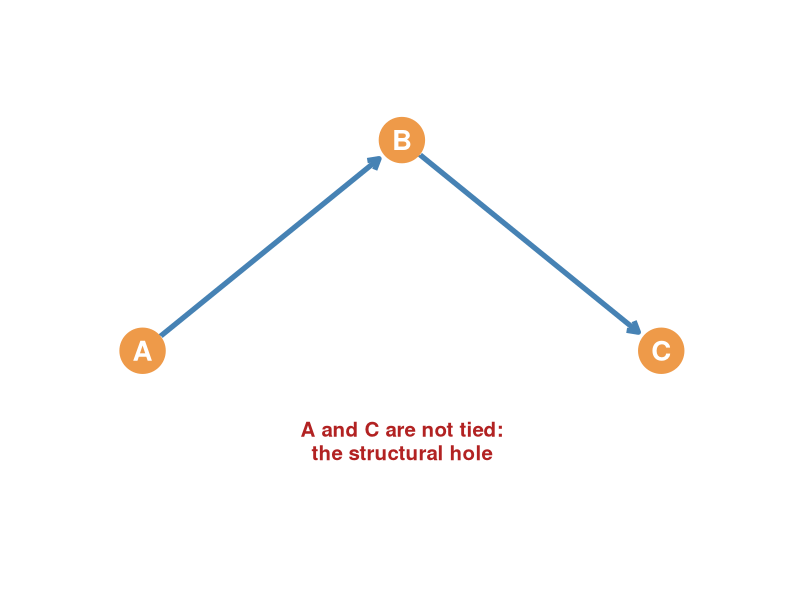
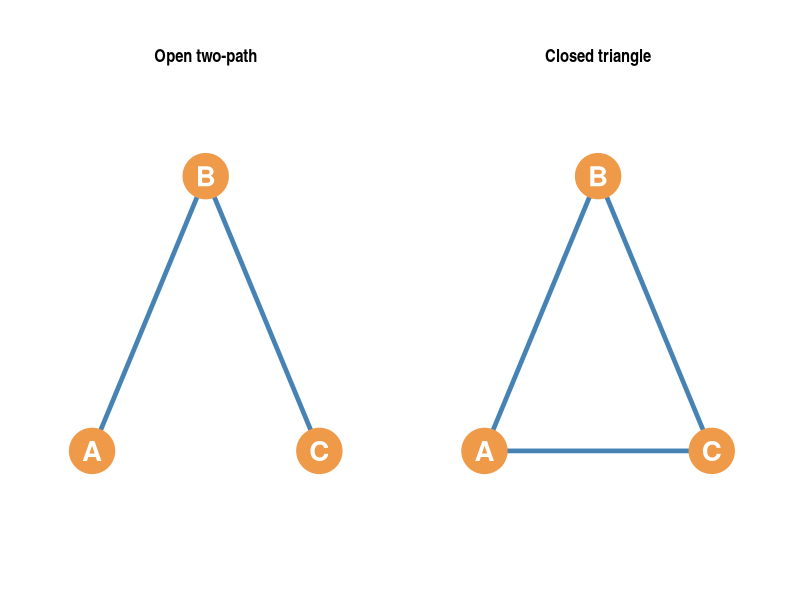
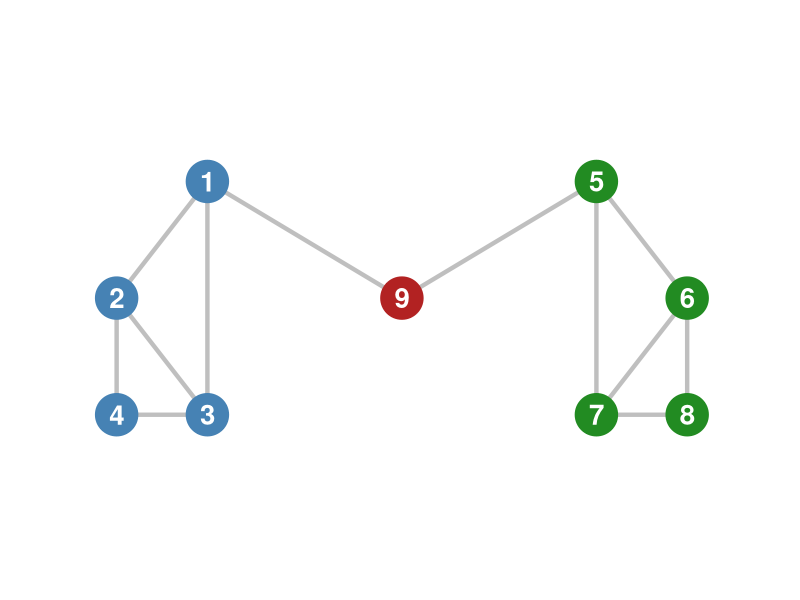
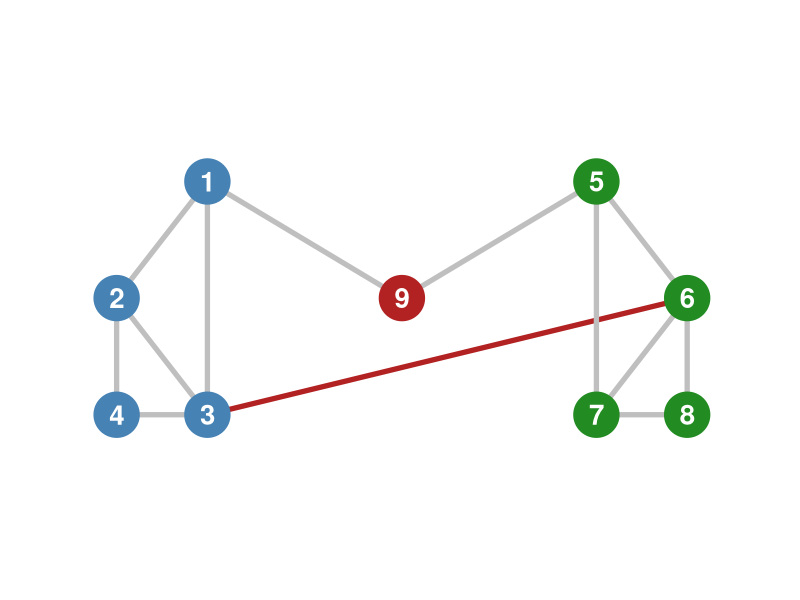
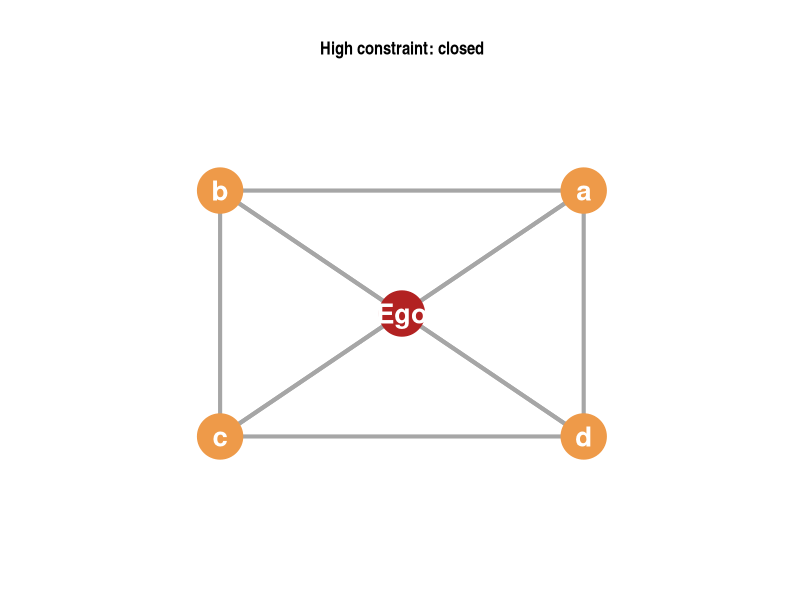
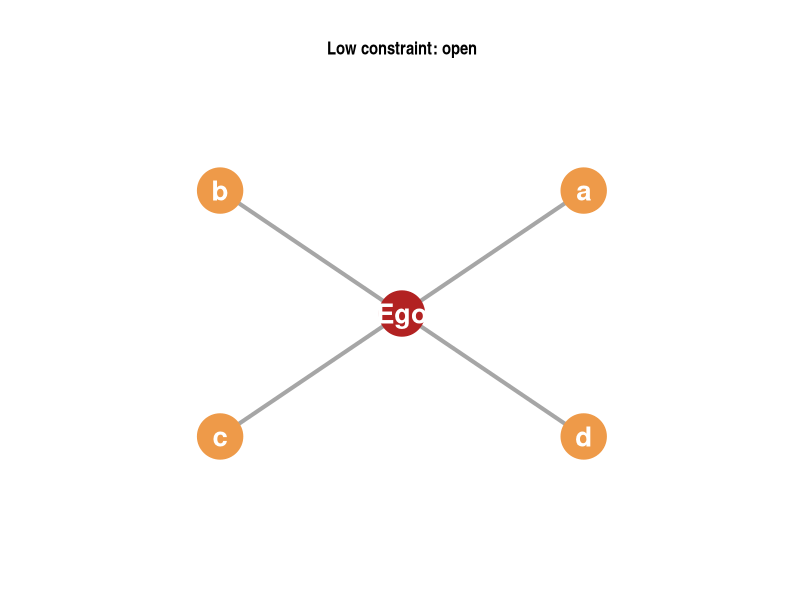
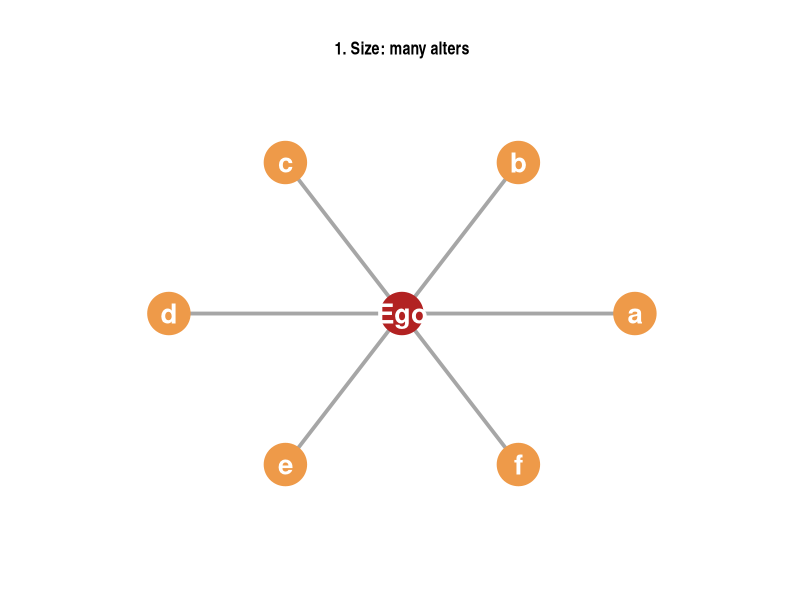
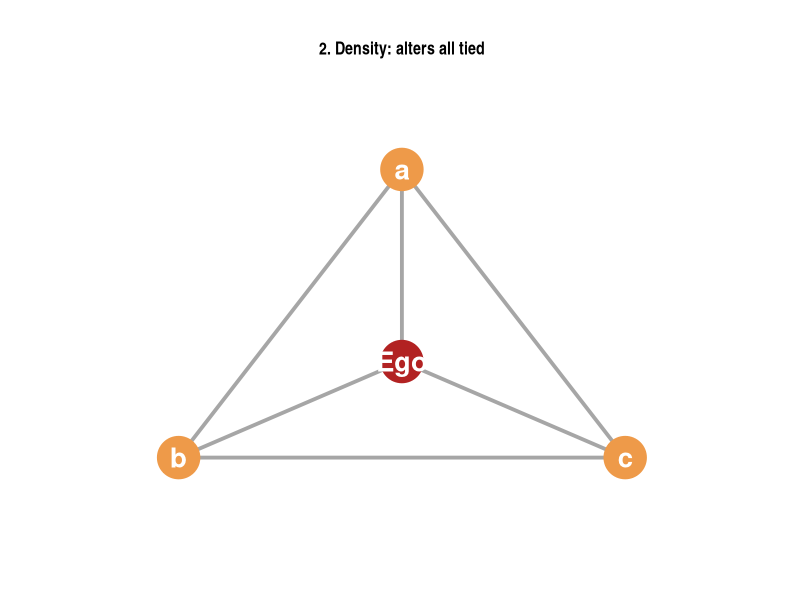

The R script that drew these images, in order:
## ---- chunk 1
library(ggplot2)
library(ggraph)
library(tidygraph)
library(igraph)
library(dplyr)
library(patchwork)

# Set seed for reproducible layout of 6-node and triadic graphs
set.seed(555)

# 1. Structural Hole Live Plot
edges_sh <- data.frame(
  from = c("1","1","2","2","3", "5","5","6","6","7", "9", "9"),
  to   = c("2","3","3","4","4", "6","7","7","8","8", "1", "5")
)
nodes_sh <- data.frame(
  name = as.character(1:9),
  group = c(rep("Group A", 4), rep("Group B", 4), "Broker")
)
gr_sh <- tbl_graph(nodes = nodes_sh, edges = edges_sh, directed = FALSE)

l_coords_sh <- matrix(c(
  -1.5, 0.5,   # 1
  -2.2, 0.0,   # 2
  -1.5, -0.5,  # 3
  -2.2, -0.5,  # 4
  1.5, 0.5,    # 5
  2.2, 0.0,    # 6
  1.5, -0.5,   # 7
  2.2, -0.5,   # 8
  0.0, 0.0     # 9 (Broker)
), ncol = 2, byrow = TRUE)

p_sh <- ggraph(gr_sh, layout = "manual", x = l_coords_sh[,1], y = l_coords_sh[,2]) +
  geom_edge_link(color = "grey75", width = 1.5) +
  geom_node_point(aes(color = group), size = 14) +
  geom_node_text(aes(label = name), size = 7, fontface = "bold", color = "white") +
  scale_color_manual(values = c("Group A" = "steelblue", "Group B" = "forestgreen", "Broker" = "firebrick")) +
  theme_graph() + theme(legend.position = "none") +
  coord_cartesian(xlim = c(-2.5, 2.5), ylim = c(-1.0, 1.0), clip = "off")

# 2. Gould & Fernandez Brokerage Roles Live Plot Function
# Same-group nodes get a translucent tinted panel (labeled with the group)
# so the group partition behind each role is visible at a glance
plot_brokerage <- function(node_groups, title) {
  edges_gf <- data.frame(
    from = c("A", "B"),
    to   = c("B", "C")
  )
  nodes_gf <- data.frame(
    name = c("A", "B", "C"),
    group = node_groups
  )
  g_gf <- tbl_graph(nodes = nodes_gf, edges = edges_gf, directed = TRUE)
  pos <- data.frame(name = c("A", "B", "C"), x = c(-1, 0, 1), y = c(0, 0.8, 0))
  np <- dplyr::inner_join(nodes_gf, pos, by = "name")
  sh <- np |>
    group_by(group) |>
    filter(n() >= 2) |>
    summarise(xmin = min(x) - 0.32, xmax = max(x) + 0.32,
              ymin = min(y) - 0.26, ymax = max(y) + 0.26, .groups = "drop")
  ggraph(g_gf, layout = "manual", x = pos$x, y = pos$y) +
    geom_rect(data = sh, aes(xmin = xmin, xmax = xmax, ymin = ymin, ymax = ymax, fill = group),
              alpha = 0.13, color = NA, inherit.aes = FALSE, show.legend = FALSE) +
    scale_fill_manual(values = c("Group 1" = "steelblue", "Group 2" = "forestgreen",
                                 "Group 3" = "firebrick"), guide = "none") +
    geom_edge_link(color = "steelblue", width = 1.8,
                   arrow = arrow(length = unit(3, 'mm')),
                   end_cap = circle(7.5, 'mm'),
                   start_cap = circle(6.0, 'mm')) +
    geom_node_point(aes(color = group), size = 14) +
    geom_node_text(aes(label = name), size = 7, fontface = "bold", color = "white") +
    geom_text(data = sh, aes(x = (xmin + xmax)/2, y = ymin - 0.16, label = group, color = group),
              size = 4.3, fontface = "bold", show.legend = FALSE, inherit.aes = FALSE) +
    scale_color_manual(values = c("Group 1" = "steelblue",
                                  "Group 2" = "forestgreen",
                                  "Group 3" = "firebrick")) +
    labs(title = title) +
    theme_graph() +
    coord_cartesian(xlim = c(-1.45, 1.45), ylim = c(-0.65, 1.05), clip = "off") +
    theme(plot.title = element_text(hjust = 0.5, face = "bold", size = 14, margin = margin(b = 10)),
          legend.position = "none")
}

# 3. Obstfeld Processes Live Plots
# A) Conduit (Relays info, no A-C tie)
edges_con <- data.frame(from = c("A", "B"), to = c("B", "C"))
g_con <- tbl_graph(nodes = data.frame(name = c("A", "B", "C")), edges = edges_con, directed = TRUE)
l_con <- matrix(c(-1.0, 0.0, 0.0, 0.5, 1.0, 0.0), ncol = 2, byrow = TRUE)
p_con <- ggraph(g_con, layout = "manual", x = l_con[,1], y = l_con[,2]) +
  geom_edge_link(color = "steelblue", width = 1.8, arrow = arrow(length = unit(3, 'mm')), end_cap = circle(6.5, 'mm'), start_cap = circle(5.0, 'mm')) +
  geom_node_point(size = 14, color = "tan2") +
  geom_node_text(aes(label = name), size = 7, fontface = "bold", color = "white") +
  labs(title = "Conduit Flow (Relaying)") + theme_graph() + 
  coord_cartesian(xlim = c(-1.2, 1.2), ylim = c(-0.2, 0.8), clip = "off") +
  theme(plot.title = element_text(hjust = 0.5, face = "bold", size = 14))

# B) Tertius Gaudens (Dividing, B keeps them apart/exploits)
edges_gau <- data.frame(from = c("B", "B"), to = c("A", "C"))
g_gau <- tbl_graph(nodes = data.frame(name = c("A", "B", "C")), edges = edges_gau, directed = TRUE)
l_gau <- matrix(c(-1.0, 0.0, 0.0, 0.5, 1.0, 0.0), ncol = 2, byrow = TRUE)
p_gau <- ggraph(g_gau, layout = "manual", x = l_gau[,1], y = l_gau[,2]) +
  geom_edge_link(color = "firebrick", width = 1.8, arrow = arrow(length = unit(3, 'mm')), end_cap = circle(6.5, 'mm'), start_cap = circle(5.0, 'mm')) +
  geom_node_point(size = 14, color = "tan2") +
  geom_node_text(aes(label = name), size = 7, fontface = "bold", color = "white") +
  labs(title = "Tertius Gaudens (Dividing)") + theme_graph() + 
  coord_cartesian(xlim = c(-1.2, 1.2), ylim = c(-0.2, 0.8), clip = "off") +
  theme(plot.title = element_text(hjust = 0.5, face = "bold", size = 14))

# C) Tertius Iungens (Connecting, forging a direct trust tie A-C)
# We use an undirected graph to represent the newly closed triad
edges_iun <- data.frame(
  from = c("A", "B", "A"),
  to   = c("B", "C", "C")
)
# Add an edge attribute 'type' to highlight the closed tie
g_iun <- tbl_graph(nodes = data.frame(name = c("A", "B", "C")), edges = edges_iun, directed = FALSE)
l_iun <- matrix(c(-1.0, 0.0, 0.0, 0.5, 1.0, 0.0), ncol = 2, byrow = TRUE)
# We can color the A-C link (the third edge) differently in ggraph
p_iun <- ggraph(g_iun, layout = "manual", x = l_iun[,1], y = l_iun[,2]) +
  geom_edge_link(aes(color = (node1.name == "A" & node2.name == "C") | (node1.name == "C" & node2.name == "A")), width = 1.8) +
  scale_edge_color_manual(values = c("TRUE" = "firebrick", "FALSE" = "steelblue")) +
  geom_node_point(size = 14, color = "tan2") +
  geom_node_text(aes(label = name), size = 7, fontface = "bold", color = "white") +
  labs(title = "Tertius Iungens (Connecting)") + theme_graph() + 
  coord_cartesian(xlim = c(-1.2, 1.2), ylim = c(-0.2, 0.8), clip = "off") +
  theme(plot.title = element_text(hjust = 0.5, face = "bold", size = 14), legend.position = "none")

# 4. Two-path with a structural hole (intro slide)
g_dy <- tbl_graph(nodes = data.frame(name = c("A", "B", "C")),
                  edges = data.frame(from = c("A", "B"), to = c("B", "C")), directed = TRUE)
l_dy <- matrix(c(-1.0, 0.0,  0.0, 0.7,  1.0, 0.0), ncol = 2, byrow = TRUE)
p_dy <- ggraph(g_dy, layout = "manual", x = l_dy[,1], y = l_dy[,2]) +
  geom_edge_link(color = "steelblue", width = 1.8,
                 arrow = arrow(length = unit(3, 'mm')),
                 end_cap = circle(7.5, 'mm'), start_cap = circle(6.0, 'mm')) +
  geom_node_point(size = 15, color = "tan2") +
  geom_node_text(aes(label = name), size = 7, fontface = "bold", color = "white") +
  annotate("text", x = 0, y = -0.30, label = "A and C are not tied:\nthe structural hole",
           color = "firebrick", size = 5.2, fontface = "bold", lineheight = 0.95) +
  theme_graph() +
  coord_cartesian(xlim = c(-1.25, 1.25), ylim = c(-0.60, 0.95), clip = "off")

# 5. Mini pair: open two-path vs closed triangle
make_mini <- function(closed, title) {
  edges_m <- if (closed) data.frame(from = c("A", "B", "A"), to = c("B", "C", "C"))
             else data.frame(from = c("A", "B"), to = c("B", "C"))
  g_m <- tbl_graph(nodes = data.frame(name = c("A", "B", "C")), edges = edges_m, directed = FALSE)
  l_m <- matrix(c(-0.9, -0.5,  0.0, 0.6,  0.9, -0.5), ncol = 2, byrow = TRUE)
  ggraph(g_m, layout = "manual", x = l_m[,1], y = l_m[,2]) +
    geom_edge_link(color = "steelblue", width = 1.6) +
    geom_node_point(size = 15, color = "tan2") +
    geom_node_text(aes(label = name), size = 7, fontface = "bold", color = "white") +
    labs(title = title) +
    theme_graph() +
    coord_cartesian(xlim = c(-1.1, 1.1), ylim = c(-0.8, 0.9), clip = "off") +
    theme(plot.title = element_text(hjust = 0.5, face = "bold", size = 13))
}
p_mini_pair <- make_mini(FALSE, "Open two-path") + make_mini(TRUE, "Closed triangle")

# 6. A second tie crossing the hole (redundancy)
edges_sh2 <- rbind(edges_sh, data.frame(from = "3", to = "6"))
gr_sh2 <- tbl_graph(nodes = nodes_sh, edges = edges_sh2, directed = FALSE)
p_sh2 <- ggraph(gr_sh2, layout = "manual", x = l_coords_sh[,1], y = l_coords_sh[,2]) +
  geom_edge_link(aes(color = node1.name == "3" & node2.name == "6"), width = 1.8) +
  scale_edge_color_manual(values = c("TRUE" = "firebrick", "FALSE" = "grey75")) +
  geom_node_point(aes(color = group), size = 15) +
  geom_node_text(aes(label = name), size = 7, fontface = "bold", color = "white") +
  scale_color_manual(values = c("Group A" = "steelblue", "Group B" = "forestgreen", "Broker" = "firebrick")) +
  theme_graph() + theme(legend.position = "none") +
  coord_cartesian(xlim = c(-2.5, 2.5), ylim = c(-1.0, 1.0), clip = "off")

# 7. Ego networks: high vs low constraint
plot_ego_c <- function(closed, title) {
  al <- c("a", "b", "c", "d")
  edges_e <- data.frame(from = rep("Ego", 4), to = al)
  if (closed) {
    pr <- combn(al, 2, simplify = FALSE)
    edges_e <- rbind(edges_e, data.frame(from = sapply(pr, `[`, 1), to = sapply(pr, `[`, 2)))
  }
  nm <- c("Ego", al)
  g_e <- tbl_graph(nodes = data.frame(name = nm, role = ifelse(nm == "Ego", "Ego", "Alter")),
                   edges = edges_e, directed = FALSE)
  ang <- (0:3) * pi/2 + pi/4
  l_e <- rbind(c(0, 0), cbind(cos(ang), sin(ang)) * 1.15)
  ggraph(g_e, layout = "manual", x = l_e[,1], y = l_e[,2]) +
    geom_edge_link(color = "grey65", width = 1.4) +
    geom_node_point(aes(color = role), size = 15, show.legend = FALSE) +
    geom_node_text(aes(label = name), size = 7, fontface = "bold", color = "white") +
    scale_color_manual(values = c(Ego = "firebrick", Alter = "tan2")) +
    labs(title = title) +
    theme_graph() +
    coord_cartesian(xlim = c(-1.45, 1.45), ylim = c(-1.45, 1.45), clip = "off") +
    theme(plot.title = element_text(hjust = 0.5, face = "bold", size = 13))
}
p_ego_hi <- plot_ego_c(TRUE, "High constraint: closed")
p_ego_lo <- plot_ego_c(FALSE, "Low constraint: open")

# 8. Three determinants of constraint
det_plot <- function(names, edges_df, coords, title, hl = "Ego") {
  g_d <- tbl_graph(nodes = data.frame(name = names, role = ifelse(names == hl, "Focus", "Other")),
                   edges = edges_df, directed = FALSE)
  ggraph(g_d, layout = "manual", x = coords[,1], y = coords[,2]) +
    geom_edge_link(color = "grey65", width = 1.3) +
    geom_node_point(aes(color = role), size = 14, show.legend = FALSE) +
    geom_node_text(aes(label = name), size = 7, fontface = "bold", color = "white") +
    scale_color_manual(values = c(Focus = "firebrick", Other = "tan2")) +
    labs(title = title) +
    coord_cartesian(xlim = c(min(coords[,1]) - 0.45, max(coords[,1]) + 0.45),
                    ylim = c(min(coords[,2]) - 0.45, max(coords[,2]) + 0.45)) +
    theme_graph() +
    theme(plot.title = element_text(hjust = 0.5, face = "bold", size = 12.5))
}

# Size: six alters, none of them tied to each other
al6 <- c("a", "b", "c", "d", "e", "f")
ang6 <- (0:5) * pi/3
e_size <- data.frame(from = rep("Ego", 6), to = al6)
p_size <- det_plot(c("Ego", al6), e_size,
                   rbind(c(0, 0), cbind(cos(ang6), sin(ang6)) * 1.15),
                   "1. Size: many alters")

# Density: three alters, all tied to each other
al3 <- c("a", "b", "c")
pr3 <- combn(al3, 2, simplify = FALSE)
e_dens <- rbind(data.frame(from = rep("Ego", 3), to = al3),
                data.frame(from = sapply(pr3, `[`, 1), to = sapply(pr3, `[`, 2)))
ang3 <- c(pi/2, pi/2 + 2*pi/3, pi/2 + 4*pi/3)
p_dens <- det_plot(c("Ego", al3), e_dens,
                   rbind(c(0, 0), cbind(cos(ang3), sin(ang3)) * 1.15),
                   "2. Density: alters all tied")

# Hierarchy: a, b, c reach each other only through the hub q
e_hier <- data.frame(from = c("Ego", "Ego", "Ego", "Ego", "q", "q", "q"),
                     to   = c("a", "b", "c", "q", "a", "b", "c"))
l_hier <- matrix(c(-1.3, 0.0,   # Ego
                    0.1, 0.0,   # q (hub)
                    1.3, 0.75,  # a
                    1.3, 0.0,   # b
                    1.3, -0.75), ncol = 2, byrow = TRUE)
p_hier <- det_plot(c("Ego", "q", "a", "b", "c"), e_hier, l_hier,
                   "3. Hierarchy: ties funnel through q", hl = "q")

# 9. Idea generation: broker between two information pools
idea_nodes <- data.frame(name = c("A1", "A2", "A3", "B1", "B2", "B3", "B"),
                         grp = c(rep("pA", 3), rep("pB", 3), "brok"))
idea_edges <- data.frame(
  from = c(rep("B", 6), "A1", "A1", "A2", "B1", "B1", "B2"),
  to   = c("A1", "A2", "A3", "B1", "B2", "B3", "A2", "A3", "A3", "B2", "B3", "B3"),
  tie  = c(rep("broker", 6), rep("within", 6))
)
g_idea <- tbl_graph(nodes = idea_nodes, edges = idea_edges, directed = FALSE)
# Triangles make each pool a dense cluster; the broker reaches all six
l_idea <- rbind(c(-1.7, 0.6), c(-2.2, -0.35), c(-1.2, -0.35),
                c(1.7, 0.6), c(2.2, -0.35), c(1.2, -0.35), c(0, 0))
p_idea <- ggraph(g_idea, layout = "manual", x = l_idea[,1], y = l_idea[,2]) +
  annotate("rect", xmin = -2.6, xmax = -0.8, ymin = -0.6, ymax = 0.95, fill = "steelblue", alpha = 0.10) +
  annotate("rect", xmin = 0.8, xmax = 2.6, ymin = -0.6, ymax = 0.95, fill = "forestgreen", alpha = 0.10) +
  geom_edge_link(aes(color = tie), width = 1.4) +
  scale_edge_color_manual(values = c(broker = "grey70", within = "grey40"), guide = "none") +
  geom_node_point(aes(color = grp), size = 14, show.legend = FALSE) +
  geom_node_text(aes(label = name), size = 7, fontface = "bold", color = "white") +
  scale_color_manual(values = c(pA = "steelblue", pB = "forestgreen", brok = "firebrick")) +
  annotate("text", x = -1.7, y = 1.2, label = "Group A's pool", size = 5, fontface = "bold", color = "steelblue") +
  annotate("text", x = 1.7, y = 1.2, label = "Group B's pool", size = 5, fontface = "bold", color = "forestgreen") +
  theme_graph() +
  coord_cartesian(xlim = c(-2.7, 2.7), ylim = c(-0.8, 1.45), clip = "off")

# 10. Stylized constraint-reward gradient (Empirical Findings slide)
p_reward <- ggplot(data.frame(x = c(0, 1)), aes(x)) +
  stat_function(fun = function(x) 1.05 - 0.85 * x, color = "steelblue", linewidth = 1.6) +
  scale_y_continuous(limits = c(0, 1.45), breaks = NULL, labels = NULL) +
  scale_x_continuous(limits = c(-0.2, 1.2), breaks = c(0, 1),
                     labels = c("Low\n(open network)", "High\n(closed network)")) +
  labs(x = "Network constraint", y = "Organizational rewards") +
  annotate("text", x = 0.03, y = 1.38, label = "Brokers: higher salary,\nfaster promotion,\nbetter evaluations",
           hjust = 0, size = 4.6, fontface = "bold", color = "firebrick", lineheight = 0.95) +
  theme_minimal(base_size = 15) +
  theme(panel.grid = element_blank(),
        axis.title = element_text(face = "bold"),
        axis.text.x = element_text(face = "bold"),
        plot.margin = margin(5, 12, 5, 12))

# 11. Gould & Fernandez triad: Source -> Broker -> Target
g_gfr <- tbl_graph(nodes = data.frame(name = c("A", "B", "C")),
                   edges = data.frame(from = c("A", "B"), to = c("B", "C")), directed = TRUE)
l_gfr <- matrix(c(-1.0, 0.0,  0.0, 0.7,  1.0, 0.0), ncol = 2, byrow = TRUE)
p_gfr <- ggraph(g_gfr, layout = "manual", x = l_gfr[,1], y = l_gfr[,2]) +
  geom_edge_link(color = "steelblue", width = 1.8, arrow = arrow(length = unit(3, 'mm')),
                 end_cap = circle(7.5, 'mm'), start_cap = circle(6.0, 'mm')) +
  geom_node_point(size = 15, color = "tan2") +
  geom_node_text(aes(label = name), size = 7, fontface = "bold", color = "white") +
  annotate("text", x = -1.0, y = -0.30, label = "Source", size = 5.2, fontface = "bold") +
  annotate("text", x = 0.0, y = 0.98, label = "Broker", size = 5.2, fontface = "bold") +
  annotate("text", x = 1.0, y = -0.30, label = "Target", size = 5.2, fontface = "bold") +
  theme_graph() +
  coord_cartesian(xlim = c(-1.25, 1.25), ylim = c(-0.50, 1.10), clip = "off")

# 12. Worked constraint example: ego E; alters a, b (tied to each other) and c (isolated)
g_wk <- tbl_graph(nodes = data.frame(name = c("E", "a", "b", "c"),
                                     role = ifelse(c("E", "a", "b", "c") == "E", "Ego", "Alter")),
                  edges = data.frame(from = c("E", "E", "E", "a"), to = c("a", "b", "c", "b")),
                  directed = FALSE)
l_wk <- matrix(c(-1.2, 0.0,   # E
                  0.6, 0.85,  # a
                  0.6, -0.85, # b
                  1.7, 0.0), ncol = 2, byrow = TRUE)  # c
p_wk <- ggraph(g_wk, layout = "manual", x = l_wk[,1], y = l_wk[,2]) +
  geom_edge_link(color = "grey65", width = 1.6) +
  geom_node_point(aes(color = role), size = 15, show.legend = FALSE) +
  geom_node_text(aes(label = name), size = 7, fontface = "bold", color = "white") +
  scale_color_manual(values = c(Ego = "firebrick", Alter = "tan2")) +
  theme_graph() +
  coord_cartesian(xlim = c(-1.5, 2.0), ylim = c(-1.1, 1.1), clip = "off")
## ---- chunk 2
#| echo: false
#| fig-height: 3.4
#| fig-width: 4.6
p_dy
## ---- chunk 3
#| echo: false
#| fig-height: 3.0
#| fig-width: 5.5
p_mini_pair
## ---- chunk 4
#| echo: false
#| fig-height: 4.8
#| fig-width: 5.5
p_sh
## ---- chunk 5
#| echo: false
#| fig-height: 4.2
#| fig-width: 4.6
p_sh2
## ---- chunk 6
#| echo: false
#| fig-height: 3.4
#| fig-width: 3.4
p_ego_hi
## ---- chunk 7
#| echo: false
#| fig-height: 3.4
#| fig-width: 3.4
p_ego_lo
## ---- chunk 8
#| echo: false
#| fig-height: 3.0
#| fig-width: 3.3
p_size
## ---- chunk 9
#| echo: false
#| fig-height: 3.0
#| fig-width: 3.3
p_dens
## ---- chunk 10
#| echo: false
#| fig-height: 3.0
#| fig-width: 3.3
p_hier
## ---- chunk 11
#| echo: false
#| fig-height: 3.6
#| fig-width: 5.2
p_reward
## ---- chunk 12
#| echo: false
#| fig-height: 3.4
#| fig-width: 4.6
p_idea
## ---- chunk 13
#| echo: false
#| fig-height: 3.6
#| fig-width: 4.2
p_gfr
## ---- chunk 14
#| echo: false
#| fig-height: 4.8
#| fig-width: 4.8
plot_brokerage(c("Group 1", "Group 1", "Group 1"), "1. Coordinator")
## ---- chunk 15
#| echo: false
#| fig-height: 4.8
#| fig-width: 4.8
plot_brokerage(c("Group 1", "Group 2", "Group 1"), "2. Itinerant Broker (Consultant)")
## ---- chunk 16
#| echo: false
#| fig-height: 4.8
#| fig-width: 4.8
plot_brokerage(c("Group 1", "Group 2", "Group 2"), "3. Gatekeeper")
## ---- chunk 17
#| echo: false
#| fig-height: 4.8
#| fig-width: 4.8
plot_brokerage(c("Group 1", "Group 1", "Group 2"), "4. Representative")
## ---- chunk 18
#| echo: false
#| fig-height: 4.8
#| fig-width: 4.8
plot_brokerage(c("Group 1", "Group 2", "Group 3"), "5. Liaison")
## ---- chunk 19
#| echo: false
#| fig-height: 4.5
#| fig-width: 4.5
p_con
## ---- chunk 20
#| echo: false
#| fig-height: 4.2
#| fig-width: 4.2
# Let's draw the Tertius Gaudens plot where B separates A and C
g_tg <- tbl_graph(nodes = data.frame(name=c("A", "B", "C"), group=c("Group 1", "Group 2", "Group 1")),
                  edges = data.frame(from=c("B", "B"), to=c("A", "C")), directed=TRUE)
l_coords_tg <- matrix(c(-1.0, 0.0,  0.0, 0.8,  1.0, 0.0), ncol=2, byrow=TRUE)
ggraph(g_tg, layout = "manual", x = l_coords_tg[,1], y = l_coords_tg[,2]) +
  geom_edge_link(color = "steelblue", width = 1.8, arrow = arrow(length = unit(3, 'mm')), end_cap = circle(7.5, 'mm'), start_cap = circle(6.0, 'mm')) +
  geom_node_point(aes(color = group), size = 14) +
  geom_node_text(aes(label = name), size = 7, fontface = "bold", color = "white") +
  scale_color_manual(values = c("Group 1" = "steelblue", "Group 2" = "forestgreen")) +
  theme_graph() + theme(legend.position = "none") +
  coord_cartesian(xlim = c(-1.2, 1.2), ylim = c(-0.2, 1.0), clip = "off")
## ---- chunk 21
#| echo: false
#| fig-height: 4.5
#| fig-width: 4.5
p_iun
## ---- chunk 22
#| echo: false
#| fig-height: 3.2
#| fig-width: 3.6
p_wk
